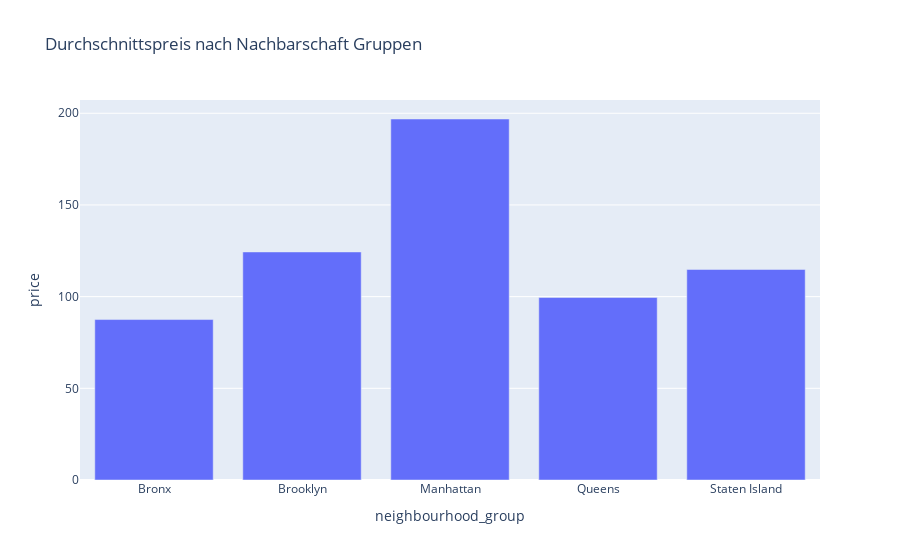

Write notebook code for a chart like this one.
### Code cell
# Gruppierung nach Nachbarschaft und Berechnung des Durchschnittspreises
neighbourhood_prices_mean = airbnb_df.groupby("neighbourhood_group")["price"].mean().reset_index()
neighbourhood_prices_mean["price"] = neighbourhood_prices_mean["price"].round(2)
fig_neighbourhood_prices_mean = px.bar(neighbourhood_prices_mean, x="neighbourhood_group", y="price", title="Durchschnittspreis nach Nachbarschaft Gruppen")
fig_neighbourhood_prices_mean

### Figure 1 — Plotly figure (JSON) as saved in the notebook; plotly's stock layout.template omitted (floating-point values rounded to 4 significant figures)
{"data": [{"alignmentgroup": "True", "hovertemplate": "neighbourhood_group=%{x}<br>price=%{y}<extra></extra>", "legendgroup": "", "marker": {"color": "#636efa", "pattern": {"shape": ""}}, "name": "", "offsetgroup": "", "orientation": "v", "showlegend": false, "textposition": "auto", "type": "bar", "x": ["Bronx", "Brooklyn", "Manhattan", "Queens", "Staten Island"], "xaxis": "x", "y": [87.5, 124.4, 196.9, 99.52, 114.8], "yaxis": "y"}], "layout": {"barmode": "relative", "legend": {"tracegroupgap": 0}, "title": {"text": "Durchschnittspreis nach Nachbarschaft Gruppen"}, "xaxis": {"anchor": "y", "domain": [0, 1], "title": {"text": "neighbourhood_group"}}, "yaxis": {"anchor": "x", "domain": [0, 1], "title": {"text": "price"}}}}
